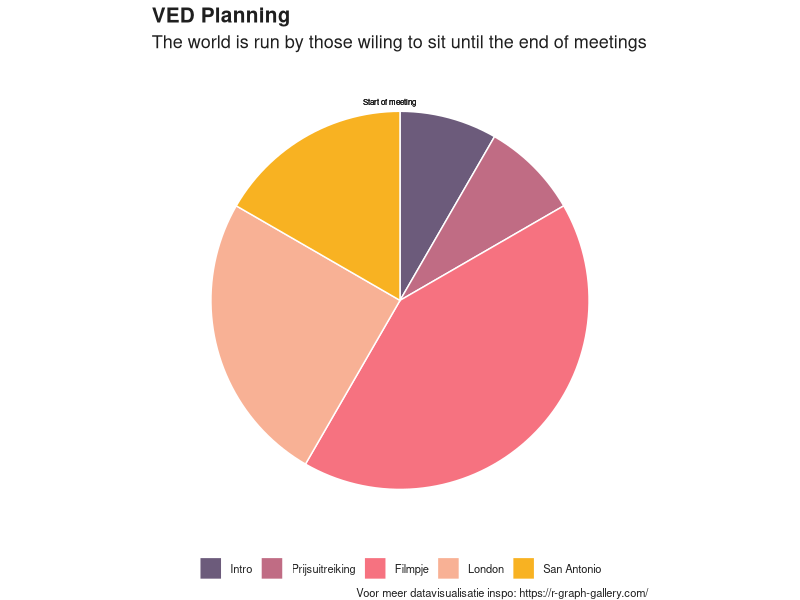

This chart was generated by the following R code:
###---------------- SCRIPT TO PLOT VED PLANNING - MARCH 13 ------------------###

rm(list=ls())

# --------- Packages --------- #
### Run this line only once:
# install.packages("dplyr"); install.packages("ggplot2"); install.packages("ggpubr"); install.packages("stringr"); install.packages("reshape2"); 

library(dplyr)
library(ggplot2)
library(ggpubr)
library(stringr)
library(reshape2)

# ------ Prepare data -------- # 

minute <- 1
time_block <- c(5 * minute)

# Create Data
data <- data.frame(
  group=c("Intro", "Prijsuitreiking", "Filmpje", "London", "San Antonio"),
  value=c(time_block, time_block, 5*time_block, minute * 3 * time_block, 2*time_block)
)
data$group <- factor(data$group, levels = c("Intro", "Prijsuitreiking", "Filmpje", "London", "San Antonio"))


# ------ Plot figure -------- # 

# Basic piechart
plt_planning <- ggplot(data, aes(x="", y=value, fill=group)) +
  geom_bar(stat="identity", width=1, color="white") +
  coord_polar("y", start=0, direction = -1) +
  annotate(x = 1.55, y = 0.5, label = "Start of meeting", geom = "text", size = 2, color = "gray12") +
  annotate(x = 1.55, y = 0.5, label = "Start of meeting", geom = "text", size = 2, color = "gray12") +
  annotate(x = 1.55, y = 0.5, label = "Start of meeting", geom = "text", size = 2, color = "gray12") +  
  theme_void() # remove background, grid, numeric labels

plt_planning + labs(
  title = "VED Planning",
  subtitle ="The world is run by those wiling to sit until the end of meetings",
  caption = "Voor meer datavisualisatie inspo: https://r-graph-gallery.com/") +
  scale_fill_manual(values=c("#6C5B7B","#C06C84","#F67280","#F8B195","#F8B222","#C2C185")) +
  theme(text = element_text(size = 10, color = "gray12"), 
        plot.title = element_text(face = "bold", size = 15),
        plot.subtitle = element_text(size = 13),
        axis.title = element_blank(),axis.ticks = element_blank(), axis.text.y = element_blank(), legend.position = "bottom", 
        legend.title = element_blank(),
        panel.background = element_rect(fill = "white", color = "white"),panel.grid = element_blank(),panel.grid.major.x = element_blank() )
